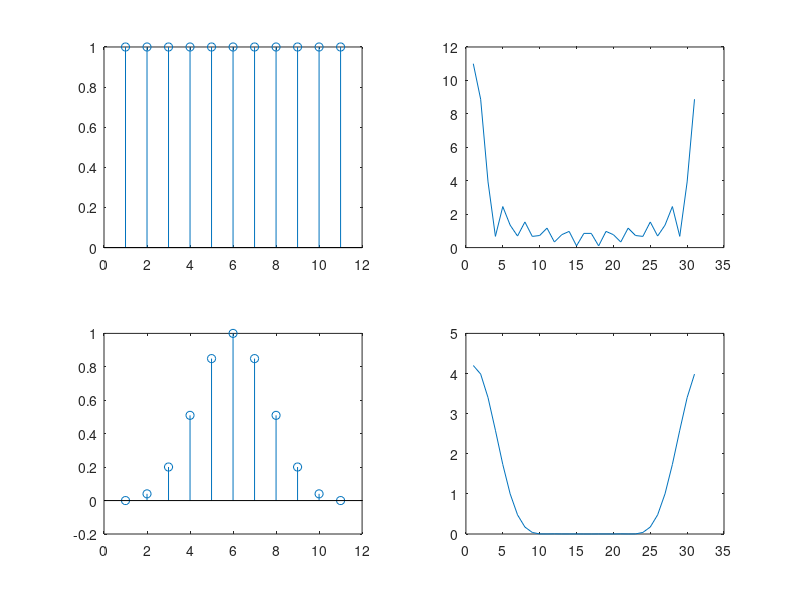

Write MATLAB code to recreate this figure.
clc;close all;clear
x = ones(11,1);

blk_win = blackman(length(x));

x_win = x.*blk_win;

X = fft(x,31);

X_WIN = fft(x_win, 31);

max(X)
max(X_WIN)

subplot(2,2,1);
stem(x);
subplot(2,2,2);
plot(abs(X));

subplot(2,2,3);
stem(x_win);
subplot(2,2,4);
plot(abs(X_WIN));

